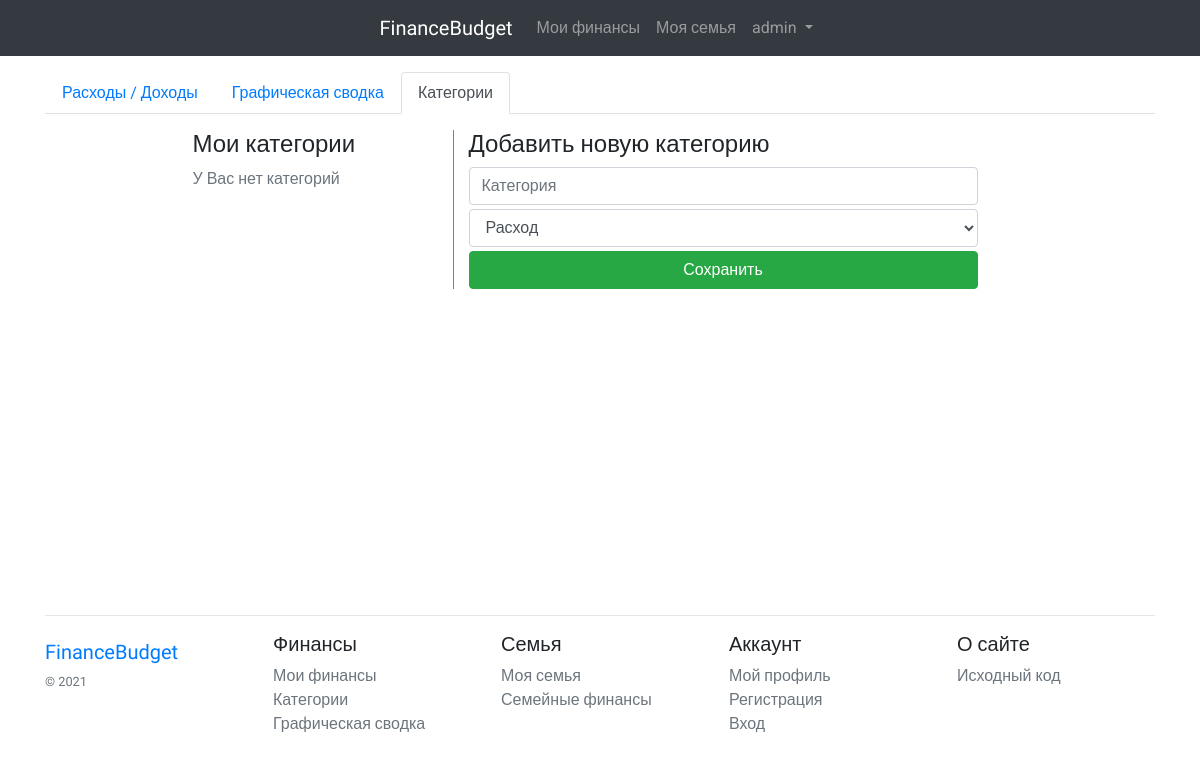
The app's page /category/ (signed in), older data.
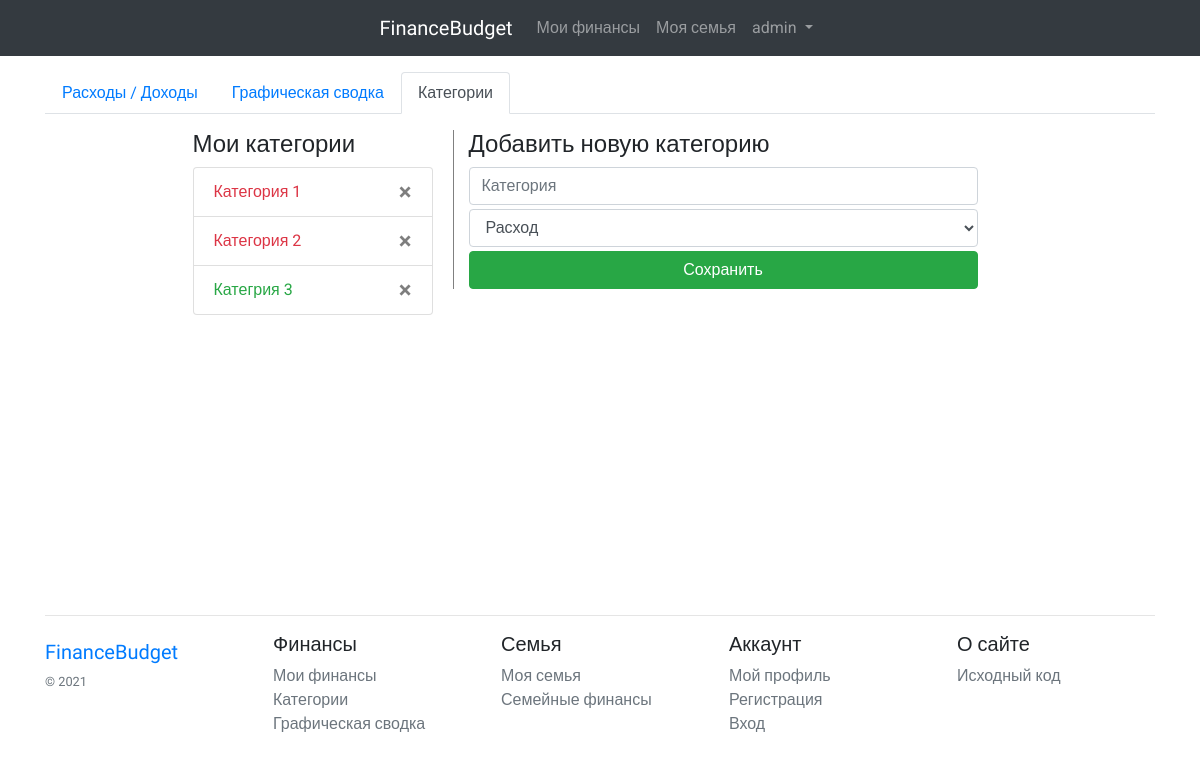
The same page, newer data.
### budget/models.py (models this page shows, shortened)
class Category(models.Model):
    name = models.CharField(max_length=32, verbose_name="Категория")
    user = models.ForeignKey(User, blank=True, null=True, on_delete=models.CASCADE)
    type_pay = models.PositiveSmallIntegerField(choices=((0, 'Расход'), (1, 'Доход')), default=0)
    def __str__(self):
        return self.name  # + " | " + self.get_type_pay_display()

### budget/views.py (the view, shortened to what this page needs)
# urls.py: path('category/', CategoryCreateView.as_view(), name='b-category'),
class CategoryCreateView(LoginRequiredMixin, CreateView):
    login_url = reverse_lazy('a-login')
    template_name = 'budget/category.html'
    form_class = CategoryForm
    model = Category
    success_url = reverse_lazy('b-category')
    def get_context_data(self, **kwargs):
        context = super().get_context_data(**kwargs)
        category_list = Category.objects.filter(user_id=self.request.user.id).order_by('type_pay', 'name')
        context.update({'category_list': category_list})
        return context
    def get_form_kwargs(self):
        kwargs = super().get_form_kwargs()
        kwargs['initial'].update({'user_id': self.request.user.id})
        return kwargs

### budget/forms.py (shortened to what this page needs)
class CategoryForm(forms.ModelForm):
    user_id = forms.IntegerField(widget=forms.HiddenInput)
    def __init__(self, *args, **kwargs):
        super().__init__(*args, **kwargs)
        for field in ['name', 'type_pay']:
            self.fields[field].widget.attrs.update({'class': 'form-control', 'placeholder': self.fields[field].label})
    class Meta:
        model = Category
        fields = ['name', 'type_pay', 'user_id']

### budget/templates/budget/category.html (shortened to what this page needs)
{% extends 'base.html' %}
{% block content %}
{% include 'budget/include/operation_tabs.html' %}
<div class="container row mt-3" id="app_category">
    <div class="col-9 col-md-3 ml-md-auto mb-2">
        <h4>Мои категории</h4>
        <ul class="list-group">
            {% if category_list %}
            {% for category in category_list %}
            <a href="#!"
               class="list-group-item list-group-item-action {% if category.type_pay%}text-success{%else%}text-danger{%endif%}">{{category}}
                <button type="button" class="close" data-dismiss="alert" aria-label="Close"
                        v-on:click="delete_category({{category.id}}, '{{category.name}}')">
                    <span aria-hidden="true">&times;</span>
                </button>
            </a>
            {% endfor %}
            {% else %}
            <p class="text-muted">У Вас нет категорий</p>
            {% endif %}
        </ul>
    </div>
    <div class="col-9 col-md-6 mr-md-auto  v-divider">
        <h4>Добавить новую категорию</h4>
        <form method="post">
            {% for field in form %}
            <div class="mb-1">{{field}}</div>
            {% endfor %}
            <input type="submit" value="Сохранить" class="btn btn-success btn-block">
        </form>
    </div>
</div>
{% endblock content %}

### templates/base.html (shortened to what this page needs)
<!doctype html>
<html lang="en">
<head>{% load static %}
    <link rel="stylesheet" href="https://cdn.jsdelivr.net/npm/bootstrap-icons@1.3.0/font/bootstrap-icons.css">
    <link rel="stylesheet" href="https://cdn.jsdelivr.net/npm/bootstrap@4.5.3/dist/css/bootstrap.min.css"
>
    <link rel="stylesheet" href="{% static 'css/style.css' %}">
</head>
<body class="d-flex flex-column min-vh-100">
<div id="app">
    <nav class="navbar navbar-expand-lg navbar-dark bg-dark">
        <div class="collapse navbar-collapse justify-content-md-center" id="navbarsExample08">
            <ul class="navbar-nav">
                <a class="navbar-brand" href="/"><span class="logo">FinanceBudget</span></a>
                <li class="nav-item">
                    <a class="nav-link" href="{% url 'b-list-operation' %}">Мои финансы</a>
                </li>
                <li class="nav-item">
                    <a class="nav-link" href="{% url 'b-family' %}">Моя семья</a>
                </li>
                <li class="nav-item dropdown">
                    <a class="nav-link dropdown-toggle"
                       href="#" id="dropdown08"
                       data-toggle="dropdown"
                       aria-haspopup="true"
                       aria-expanded="false">
                        {% if request.user.is_authenticated %}{{request.user}}{% else %}Аккаунт{% endif %}
                    </a>
                </li>
            </ul>
        </div>
    </nav>
    <div class="container mt-3">
        {% block content %}
        {% endblock content %}
    </div>
</div>
<footer class="container py-5 mt-auto">
    <hr>
    <div class="row">
        <div class="col-12 col-md">
            <a class="navbar-brand" href="/"><span class="logo">FinanceBudget</span></a>
            <small class="d-block mb-3 text-muted">&copy; {% now 'Y' %}</small>
        </div>
        <div class="col-6 col-md">
            <h5>Финансы</h5>
            <ul class="list-unstyled text-small">
                <li><a class="text-muted" href="{% url 'b-list-operation' %}">Мои финансы</a></li>
                <li><a class="text-muted" href="{% url 'b-category' %}">Категории</a></li>
                <li><a class="text-muted" href="{% url 'b-chart' %}">Графическая сводка</a></li>
            </ul>
        </div>
        <div class="col-6 col-md">
            <h5>Семья</h5>
            <ul class="list-unstyled text-small">
                <li><a class="text-muted" href="{% url 'b-family' %}">Моя семья</a></li>
                <li><a class="text-muted" href="{% url 'b-family-operation' %}">Семейные финансы</a></li>
            </ul>
        </div>
        <div class="col-6 col-md">
            <h5>Аккаунт</h5>
            <ul class="list-unstyled text-small">
                <li><a class="text-muted" href="{% url 'a-profile-update' %}">Мой профиль</a></li>
                <li><a class="text-muted" href="{% url 'a-signup' %}">Регистрация</a></li>
                <li><a class="text-muted" href="{% url 'a-login' %}">Вход</a></li>
            </ul>
        </div>
        <div class="col-6 col-md">
            <h5>О сайте</h5>
            <ul class="list-unstyled text-small">
                <li><a class="text-muted" href="https://github.com/VadimNekrasow/FinanceBudget">Исходный код</a></li>
            </ul>
        </div>
    </div>
</footer>
</body>
</html>

### budget/templates/budget/include/operation_tabs.html
<ul class="nav nav-tabs">
    {% url 'b-list-operation' as operation_url %}
    {% url 'b-chart' as chart_url %}
    {% url 'b-category' as category_url %}
    <li class="nav-item">
        <a class="nav-link {% if request.path == operation_url %}active{% endif %}" href="{{operation_url}}">Расходы / Доходы</a>
    </li>
    <li class="nav-item">
        <a class="nav-link {% if request.path == chart_url %}active{% endif %}" href="{{chart_url}}">Графическая сводка</a>
    </li>
    <li class="nav-item">
        <a class="nav-link {% if request.path == category_url %}active{% endif %}" href="{{category_url}}">Категории</a>
    </li>
</ul>

### static/css/style.css (style rules this page uses)
body { font-family: 'Roboto', sans-serif; }
.v-divider { margin-left:5px; margin-right:5px; width:1px; height:100%; border-left:1px solid gray; }
.logo { font-family: 'Long Cang', cursive; }

Row changes from the older to the newer data that the page shows:
added Category: name "Категория 1"
added Category: name "Категория 2"
added Category: name "Категрия 3", type_pay 1 (drawn)
Text that changed along with them:
text no longer shown: "У Вас нет категорий"
